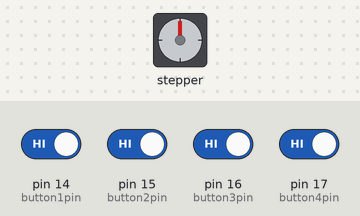
This sketch was run on a simulated Arduino Uno, built with avr-gcc and run on an emulated ATmega328P. Parts: stepper motor. Wiring (inferred from the names in the program): stepper motor (2048 steps per turn assumed): coils pin 8, pin 9, pin 10, pin 11. The test bench sets the inputs (shaded band); at power-on: pin 14 (button1pin), pin 15 (button2pin), pin 16 (button3pin), pin 17 (button4pin) HIGH. What the sketch prints to the serial monitor is not drawn.

Above: at 2.8 s.
2.9 s: pin 14 (button1pin) driven LOW and pin 15 (button2pin) driven LOW and pin 16 (button3pin) driven LOW and pin 17 (button4pin) driven LOW
At 3.35 s:
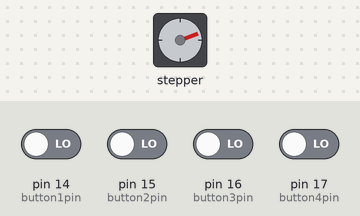
5.9 s: pin 14 (button1pin) driven HIGH
8.9 s: pin 15 (button2pin) driven HIGH
At 9.7 s:
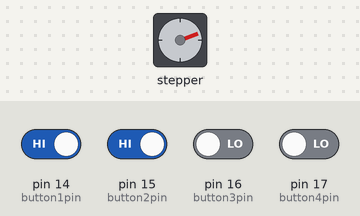
10.4 s: pin 14 (button1pin) driven LOW
At 10.85 s:
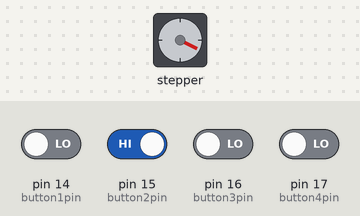
13.4 s: pin 16 (button3pin) driven HIGH
Timing chart, 0 to 15.9 s (numbered marks = the images above; inputs shaded):
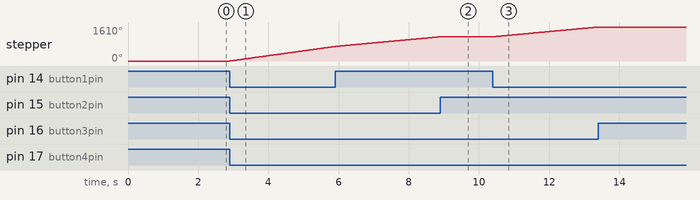

Measured:
- after the input at 2.9 s, stepper: keeps turning clockwise at about 230°/s, starting at once
- after the input at 8.9 s, stepper: stops changing and stays 1150°
- after the input at 10.4 s, stepper: keeps turning clockwise at about 154°/s, starting at once

The sketch:

4buttons-2motors-dcbrushed.ino
```cpp
// (licence header left out)
int button1pin = 14;
int button2pin = 15;
int button3pin = 16;
int button4pin = 17;

int motorpin1 = 8;
int motorpin2 = 9;
int motorpin3 = 10;
int motorpin4 = 11;

boolean button1 = false;
boolean button2 = false;
boolean button3 = false;
boolean button4 = false;

void setup() {
  Serial.begin(115200);
  pinMode(button1pin,INPUT_PULLUP);
  pinMode(button2pin,INPUT_PULLUP);
  pinMode(button3pin,INPUT_PULLUP);
  pinMode(button4pin,INPUT_PULLUP);

  pinMode(motorpin1,OUTPUT);
  pinMode(motorpin2,OUTPUT);
  pinMode(motorpin3,OUTPUT);
  pinMode(motorpin4,OUTPUT);

  digitalWrite(motorpin1,LOW);
  digitalWrite(motorpin2,LOW);
  digitalWrite(motorpin3,LOW);
  digitalWrite(motorpin4,LOW);


}

void loop() {

  button1 = digitalRead(button1pin);
  button2 = digitalRead(button2pin);
  button3 = digitalRead(button3pin);
  button4 = digitalRead(button4pin);

  if(!button1){
    Serial.println("button1");
    digitalWrite(motorpin1,HIGH);
    digitalWrite(motorpin2,LOW);
    digitalWrite(motorpin3,LOW);
    digitalWrite(motorpin4,LOW);
  }
  if(!button2){
    Serial.println("button2");
    digitalWrite(motorpin1,LOW);
    digitalWrite(motorpin2,HIGH);
    digitalWrite(motorpin3,LOW);
    digitalWrite(motorpin4,LOW);
  }
  if(!button3){
    Serial.println("button3");
    digitalWrite(motorpin1,LOW);
    digitalWrite(motorpin2,LOW);
    digitalWrite(motorpin3,HIGH);
    digitalWrite(motorpin4,LOW);
  }
  if(!button4){
    Serial.println("button4");
    digitalWrite(motorpin1,LOW);
    digitalWrite(motorpin2,LOW);
    digitalWrite(motorpin3,LOW);
    digitalWrite(motorpin4,HIGH);
  }
  if(button1 && button2 && button3 && button4){
    digitalWrite(motorpin1,LOW);
    digitalWrite(motorpin2,LOW);
    digitalWrite(motorpin3,LOW);
    digitalWrite(motorpin4,LOW);

  }


}
```
